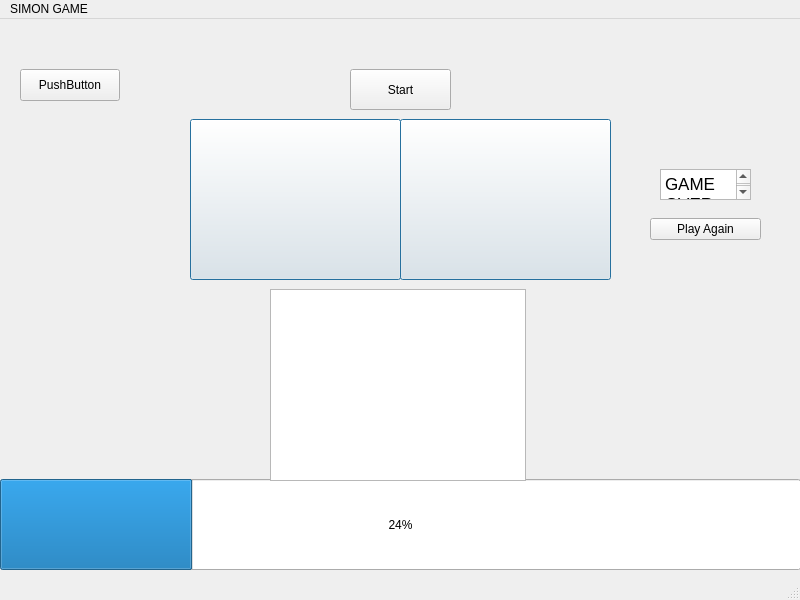
<?xml version="1.0" encoding="UTF-8"?>
<ui version="4.0">
 <class>MainWindow</class>
 <widget class="QMainWindow" name="MainWindow">
  <property name="geometry">
   <rect>
    <x>0</x>
    <y>0</y>
    <width>800</width>
    <height>600</height>
   </rect>
  </property>
  <property name="windowTitle">
   <string>MainWindow</string>
  </property>
  <property name="animated">
   <bool>true</bool>
  </property>
  <property name="tabShape">
   <enum>QTabWidget::TabShape::Rounded</enum>
  </property>
  <widget class="QWidget" name="centralwidget">
   <widget class="QPushButton" name="redButton">
    <property name="geometry">
     <rect>
      <x>400</x>
      <y>100</y>
      <width>211</width>
      <height>161</height>
     </rect>
    </property>
    <property name="text">
     <string/>
    </property>
    <property name="checkable">
     <bool>false</bool>
    </property>
    <property name="checked">
     <bool>false</bool>
    </property>
    <property name="autoDefault">
     <bool>false</bool>
    </property>
    <property name="default">
     <bool>true</bool>
    </property>
   </widget>
   <widget class="QPushButton" name="blueButton">
    <property name="geometry">
     <rect>
      <x>190</x>
      <y>100</y>
      <width>211</width>
      <height>161</height>
     </rect>
    </property>
    <property name="text">
     <string/>
    </property>
    <property name="shortcut">
     <string/>
    </property>
    <property name="autoDefault">
     <bool>false</bool>
    </property>
    <property name="default">
     <bool>true</bool>
    </property>
    <property name="flat">
     <bool>false</bool>
    </property>
   </widget>
   <widget class="QPushButton" name="startButton">
    <property name="geometry">
     <rect>
      <x>350</x>
      <y>50</y>
      <width>101</width>
      <height>41</height>
     </rect>
    </property>
    <property name="text">
     <string>Start</string>
    </property>
   </widget>
   <widget class="QProgressBar" name="progressBar">
    <property name="geometry">
     <rect>
      <x>0</x>
      <y>460</y>
      <width>801</width>
      <height>91</height>
     </rect>
    </property>
    <property name="value">
     <number>24</number>
    </property>
   </widget>
   <widget class="QGraphicsView" name="graphicsView">
    <property name="geometry">
     <rect>
      <x>270</x>
      <y>270</y>
      <width>256</width>
      <height>192</height>
     </rect>
    </property>
    <property name="verticalScrollBarPolicy">
     <enum>Qt::ScrollBarPolicy::ScrollBarAlwaysOff</enum>
    </property>
    <property name="horizontalScrollBarPolicy">
     <enum>Qt::ScrollBarPolicy::ScrollBarAlwaysOff</enum>
    </property>
    <property name="backgroundBrush">
     <brush brushstyle="NoBrush">
      <color alpha="255">
       <red>50</red>
       <green>50</green>
       <blue>50</blue>
      </color>
     </brush>
    </property>
    <property name="foregroundBrush">
     <brush brushstyle="NoBrush">
      <color alpha="255">
       <red>50</red>
       <green>50</green>
       <blue>50</blue>
      </color>
     </brush>
    </property>
   </widget>
   <widget class="QTextBrowser" name="playOverMessage">
    <property name="geometry">
     <rect>
      <x>660</x>
      <y>150</y>
      <width>91</width>
      <height>31</height>
     </rect>
    </property>
    <property name="html">
     <string>&lt;!DOCTYPE HTML PUBLIC &quot;-//W3C//DTD HTML 4.0//EN&quot; &quot;http://www.w3.org/TR/REC-html40/strict.dtd&quot;&gt;
&lt;html&gt;&lt;head&gt;&lt;meta name=&quot;qrichtext&quot; content=&quot;1&quot; /&gt;&lt;meta charset=&quot;utf-8&quot; /&gt;&lt;style type=&quot;text/css&quot;&gt;
p, li { white-space: pre-wrap; }
hr { height: 1px; border-width: 0; }
li.unchecked::marker { content: &quot;\2610&quot;; }
li.checked::marker { content: &quot;\2612&quot;; }
&lt;/style&gt;&lt;/head&gt;&lt;body style=&quot; font-family:'.AppleSystemUIFont'; font-size:13pt; font-weight:400; font-style:normal;&quot;&gt;
&lt;p style=&quot; margin-top:0px; margin-bottom:0px; margin-left:0px; margin-right:0px; -qt-block-indent:0; text-indent:0px;&quot;&gt;GAME OVER&lt;/p&gt;&lt;/body&gt;&lt;/html&gt;</string>
    </property>
   </widget>
   <widget class="QWidget" name="layoutWidget">
    <property name="geometry">
     <rect>
      <x>650</x>
      <y>190</y>
      <width>111</width>
      <height>41</height>
     </rect>
    </property>
    <layout class="QVBoxLayout" name="verticalLayout">
     <item>
      <widget class="QPushButton" name="playAgainButton">
       <property name="text">
        <string>Play Again</string>
       </property>
      </widget>
     </item>
    </layout>
   </widget>
   <widget class="QPushButton" name="pushButton">
    <property name="geometry">
     <rect>
      <x>20</x>
      <y>50</y>
      <width>100</width>
      <height>32</height>
     </rect>
    </property>
    <property name="text">
     <string>PushButton</string>
    </property>
   </widget>
  </widget>
  <widget class="QStatusBar" name="statusbar"/>
  <widget class="QMenuBar" name="menubar">
   <property name="geometry">
    <rect>
     <x>0</x>
     <y>0</y>
     <width>800</width>
     <height>37</height>
    </rect>
   </property>
   <widget class="QMenu" name="menuSIMON_GAME">
    <property name="title">
     <string>SIMON GAME</string>
    </property>
   </widget>
   <addaction name="menuSIMON_GAME"/>
  </widget>
 </widget>
 <resources/>
 <connections/>
</ui>
